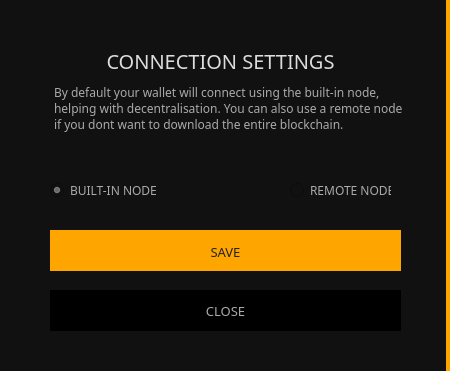
<?xml version="1.0" encoding="UTF-8"?>
<ui version="4.0">
 <class>NodeSettings</class>
 <widget class="QDialog" name="NodeSettings">
  <property name="geometry">
   <rect>
    <x>0</x>
    <y>0</y>
    <width>450</width>
    <height>371</height>
   </rect>
  </property>
  <property name="minimumSize">
   <size>
    <width>450</width>
    <height>220</height>
   </size>
  </property>
  <property name="windowTitle">
   <string>Conceal Wallet :: Connection Settings</string>
  </property>
  <property name="styleSheet">
   <string notr="true">border: 0px;</string>
  </property>
  <widget class="QGroupBox" name="groupBox">
   <property name="geometry">
    <rect>
     <x>0</x>
     <y>0</y>
     <width>450</width>
     <height>371</height>
    </rect>
   </property>
   <property name="styleSheet">
    <string notr="true">background-color: #111; border-right: 4px solid orange;</string>
   </property>
   <property name="title">
    <string/>
   </property>
   <widget class="QLabel" name="label">
    <property name="geometry">
     <rect>
      <x>0</x>
      <y>40</y>
      <width>441</width>
      <height>41</height>
     </rect>
    </property>
    <property name="font">
     <font>
      <family>Poppins</family>
      <pointsize>15</pointsize>
     </font>
    </property>
    <property name="styleSheet">
     <string notr="true">color: #ddd; border-right: 0px;</string>
    </property>
    <property name="text">
     <string>CONNECTION SETTINGS</string>
    </property>
    <property name="alignment">
     <set>Qt::AlignCenter</set>
    </property>
   </widget>
   <widget class="QTextBrowser" name="textBrowser">
    <property name="geometry">
     <rect>
      <x>50</x>
      <y>80</y>
      <width>361</width>
      <height>91</height>
     </rect>
    </property>
    <property name="font">
     <font>
      <family>Poppins</family>
      <pointsize>9</pointsize>
     </font>
    </property>
    <property name="styleSheet">
     <string notr="true">color: #aaa; border-right: 0px;</string>
    </property>
    <property name="html">
     <string>&lt;!DOCTYPE HTML PUBLIC &quot;-//W3C//DTD HTML 4.0//EN&quot; &quot;http://www.w3.org/TR/REC-html40/strict.dtd&quot;&gt;
&lt;html&gt;&lt;head&gt;&lt;meta name=&quot;qrichtext&quot; content=&quot;1&quot; /&gt;&lt;style type=&quot;text/css&quot;&gt;
p, li { white-space: pre-wrap; }
&lt;/style&gt;&lt;/head&gt;&lt;body style=&quot; font-family:'Poppins'; font-size:9pt; font-weight:400; font-style:normal;&quot;&gt;
&lt;p style=&quot; margin-top:0px; margin-bottom:0px; margin-left:0px; margin-right:0px; -qt-block-indent:0; text-indent:0px;&quot;&gt;By default your wallet will connect using the built-in node, helping with decentralisation. You can also use a remote node if you dont want to download the entire blockchain.&lt;/p&gt;&lt;/body&gt;&lt;/html&gt;</string>
    </property>
   </widget>
   <widget class="QRadioButton" name="radioButton">
    <property name="geometry">
     <rect>
      <x>290</x>
      <y>180</y>
      <width>101</width>
      <height>21</height>
     </rect>
    </property>
    <property name="font">
     <font>
      <family>Poppins</family>
     </font>
    </property>
    <property name="styleSheet">
     <string notr="true">color: #aaa; border-right: 0px;</string>
    </property>
    <property name="text">
     <string>REMOTE NODE</string>
    </property>
    <property name="checked">
     <bool>false</bool>
    </property>
   </widget>
   <widget class="QRadioButton" name="radioButton_2">
    <property name="geometry">
     <rect>
      <x>50</x>
      <y>180</y>
      <width>121</width>
      <height>21</height>
     </rect>
    </property>
    <property name="font">
     <font>
      <family>Poppins</family>
     </font>
    </property>
    <property name="styleSheet">
     <string notr="true">color: #aaa; border-right: 0px;</string>
    </property>
    <property name="text">
     <string>BUILT-IN NODE</string>
    </property>
    <property name="checked">
     <bool>true</bool>
    </property>
   </widget>
   <widget class="QPushButton" name="m_cancelButton">
    <property name="geometry">
     <rect>
      <x>50</x>
      <y>290</y>
      <width>351</width>
      <height>41</height>
     </rect>
    </property>
    <property name="minimumSize">
     <size>
      <width>171</width>
      <height>31</height>
     </size>
    </property>
    <property name="font">
     <font>
      <family>Poppins</family>
      <pointsize>10</pointsize>
     </font>
    </property>
    <property name="styleSheet">
     <string notr="true">color: #aaa; background-color: #000000;  
border-right: 0px;</string>
    </property>
    <property name="text">
     <string>CLOSE</string>
    </property>
   </widget>
   <widget class="QPushButton" name="m_okButton">
    <property name="geometry">
     <rect>
      <x>50</x>
      <y>230</y>
      <width>351</width>
      <height>41</height>
     </rect>
    </property>
    <property name="minimumSize">
     <size>
      <width>171</width>
      <height>31</height>
     </size>
    </property>
    <property name="font">
     <font>
      <family>Poppins</family>
      <pointsize>10</pointsize>
     </font>
    </property>
    <property name="styleSheet">
     <string notr="true">color: #222; background-color: orange; border-top: 3px solid orange;
border-right: 0px;</string>
    </property>
    <property name="text">
     <string>SAVE</string>
    </property>
   </widget>
  </widget>
 </widget>
 <resources/>
 <connections>
  <connection>
   <sender>m_okButton</sender>
   <signal>clicked()</signal>
   <receiver>NodeSettings</receiver>
   <slot>accept()</slot>
   <hints>
    <hint type="sourcelabel">
     <x>265</x>
     <y>173</y>
    </hint>
    <hint type="destinationlabel">
     <x>323</x>
     <y>99</y>
    </hint>
   </hints>
  </connection>
  <connection>
   <sender>m_cancelButton</sender>
   <signal>clicked()</signal>
   <receiver>NodeSettings</receiver>
   <slot>reject()</slot>
   <hints>
    <hint type="sourcelabel">
     <x>396</x>
     <y>173</y>
    </hint>
    <hint type="destinationlabel">
     <x>323</x>
     <y>99</y>
    </hint>
   </hints>
  </connection>
 </connections>
</ui>
